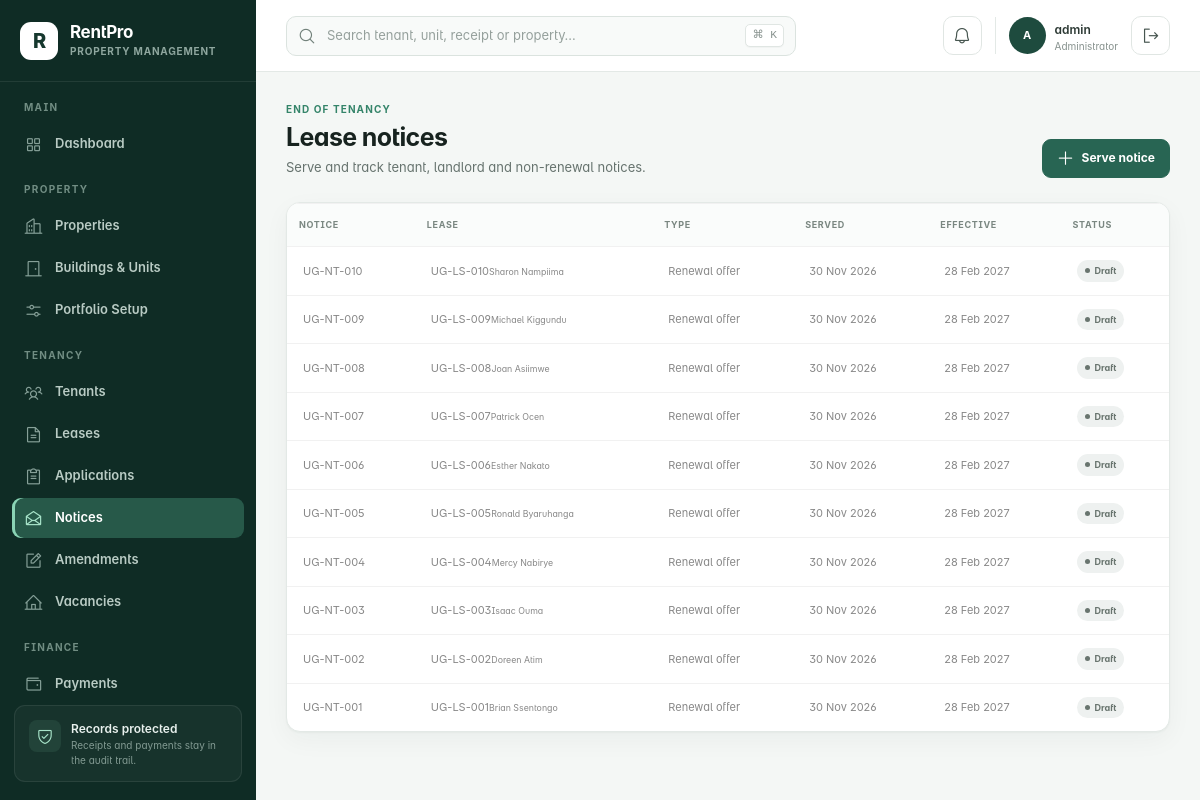
The app's page /lease-notices/ (signed in) with its own data.
### rentalapp/models.py (models this page shows, shortened)
class TimeStampedModel(models.Model):
    created_at = models.DateTimeField(default=timezone.now, editable=False)
    updated_at = models.DateTimeField(auto_now=True)
    class Meta:
        abstract = True

class LeaseNotice(TimeStampedModel):
    class NoticeType(models.TextChoices):
        TENANT_TERMINATION = "tenant_termination", "Tenant termination"
        LANDLORD_TERMINATION = "landlord_termination", "Landlord termination"
        NON_RENEWAL = "non_renewal", "Non-renewal"
        RENEWAL_OFFER = "renewal_offer", "Renewal offer"
    class Status(models.TextChoices):
        DRAFT = "draft", "Draft"
        SERVED = "served", "Served"
        ACKNOWLEDGED = "acknowledged", "Acknowledged"
        WITHDRAWN = "withdrawn", "Withdrawn"
        COMPLETED = "completed", "Completed"
    notice_number = models.CharField(max_length=30, unique=True, null=True, blank=True)
    lease = models.ForeignKey(Lease, on_delete=models.PROTECT, related_name="notices")
    notice_type = models.CharField(max_length=30, choices=NoticeType.choices)
    notice_date = models.DateField(default=timezone.localdate)
    effective_date = models.DateField()
    reason = models.TextField()
    status = models.CharField(max_length=20, choices=Status.choices, default=Status.DRAFT)
    served_by = models.ForeignKey(
        settings.AUTH_USER_MODEL,
        on_delete=models.PROTECT,
        related_name="served_lease_notices",
        null=True,
        blank=True,
    )
    acknowledged_at = models.DateTimeField(null=True, blank=True)
    class Meta:
        ordering = ("-notice_date", "-id")

class Lease(TimeStampedModel):
    class Status(models.TextChoices):
        DRAFT = "draft", "Draft"
        PENDING = "pending", "Pending approval"
        ACTIVE = "active", "Active"
        EXPIRING = "expiring", "Expiring soon"
        EXPIRED = "expired", "Expired"
        TERMINATED = "terminated", "Terminated"
        RENEWED = "renewed", "Renewed"
    FREQUENCY_CHOICES = (("monthly", "Monthly"), ("quarterly", "Quarterly"), ("annual", "Annual"))
    lease_number = models.CharField(max_length=30, unique=True)
    tenant = models.ForeignKey(Tenant, on_delete=models.PROTECT, related_name="leases")
    unit = models.ForeignKey(Unit, on_delete=models.PROTECT, related_name="leases")
    start_date = models.DateField()
    end_date = models.DateField()
    rent_amount = models.DecimalField(max_digits=14, decimal_places=2)
    billing_frequency = models.CharField(max_length=20, choices=FREQUENCY_CHOICES, default="monthly")
    due_day = models.PositiveSmallIntegerField(
        default=1, validators=[MinValueValidator(1), MaxValueValidator(28)]
    )
    security_deposit_required = models.DecimalField(max_digits=14, decimal_places=2, default=0)
    security_deposit_received = models.DecimalField(max_digits=14, decimal_places=2, default=0)
    notice_period_days = models.PositiveSmallIntegerField(default=30)
    status = models.CharField(max_length=20, choices=Status.choices, default=Status.DRAFT)
    notes = models.TextField(blank=True)
    application = models.OneToOneField(
        "RentalApplication",
        on_delete=models.PROTECT,
        related_name="lease",
        null=True,
        blank=True,
    )
    renewal_of = models.ForeignKey(
        "self",
        on_delete=models.PROTECT,
        related_name="renewals",
        null=True,
        blank=True,
    )
    signed_at = models.DateTimeField(null=True, blank=True)
    activated_at = models.DateTimeField(null=True, blank=True)
    terminated_at = models.DateTimeField(null=True, blank=True)
    termination_reason = models.TextField(blank=True)
    class Meta:
        ordering = ("-start_date", "lease_number")
        constraints = [
            models.UniqueConstraint(
                fields=("unit",),
                condition=models.Q(status__in=("active", "expiring")),
                name="one_current_lease_per_unit",
            )
        ]
    def __str__(self):
        return f"{self.lease_number} · {self.tenant}"

class Tenant(TimeStampedModel):
    class Status(models.TextChoices):
        PROSPECTIVE = "prospective", "Prospective"
        ACTIVE = "active", "Active"
        NOTICE_GIVEN = "notice_given", "Notice given"
        FORMER = "former", "Former"
        BLOCKED = "blocked", "Blocked"
    user = models.OneToOneField(
        settings.AUTH_USER_MODEL,
        on_delete=models.SET_NULL,
        null=True,
        blank=True,
        related_name="tenant_profile",
    )
    full_name = models.CharField(max_length=140, blank=True)
    phone = models.CharField(max_length=20)
    alternative_phone = models.CharField(max_length=20, blank=True)
    email = models.EmailField(blank=True)
    nationality = models.CharField(max_length=80, default="Ugandan", blank=True)
    national_id = models.CharField(max_length=30, blank=True)
    emergency_contact = models.CharField(max_length=100, blank=True)
    emergency_phone = models.CharField(max_length=20, blank=True)
    status = models.CharField(max_length=20, choices=Status.choices, default=Status.ACTIVE)
    class Meta:
        ordering = ("full_name", "id")
    def __str__(self):
        return self.full_name or (self.user.get_full_name() if self.user else self.phone)

### rentalapp/views.py (the view, shortened to what this page needs)
# urls.py: path("lease-notices/", views.notice_list, name="notice_list"),
@login_and_roles_required(*ADMIN_ROLES)
def notice_list(request):
    form = LeaseNoticeForm(request.POST or None, initial={"lease": request.GET.get("lease")})
    return render(
        request,
        "leases/notices.html",
        {"notices": LeaseNotice.objects.select_related("lease__tenant", "lease__unit", "served_by"), "form": form},
    )

### rentalapp/forms.py
class LeaseNoticeForm(StyledModelForm):
    class Meta:
        model = LeaseNotice
        fields = ("lease", "notice_type", "notice_date", "effective_date", "reason")
        widgets = {
            "notice_date": forms.DateInput(attrs={"type": "date"}),
            "effective_date": forms.DateInput(attrs={"type": "date"}),
        }
    def __init__(self, *args, **kwargs):
        super().__init__(*args, **kwargs)
        self.fields["lease"].queryset = Lease.objects.filter(
            status__in=(Lease.Status.ACTIVE, Lease.Status.EXPIRING)
        ).select_related("tenant", "unit")

### rentalapp/context_processors.py (called while the page is built)
def workspace_context(request):
    notifications = Notification.objects.filter(is_read=False)
    if request.user.is_authenticated:
        notifications = notifications.filter(Q(user=request.user) | Q(user__isnull=True))
    else:
        notifications = notifications.filter(user__isnull=True)
    role = get_user_role(request.user)
    if role == "tenant":
        home_url = reverse("tenant_portal")
    elif role == "landlord":
        home_url = reverse("landlord_portal")
    elif role in STAFF_ROLES:
        home_url = reverse("dashboard")
    else:
        home_url = reverse("home")
    return {
        "workspace_notifications": notifications[:5],
        "workspace_notification_count": notifications.count(),
        "workspace_role": role,
        "workspace_home_url": home_url,
    }

### rentalapp/permissions.py (called while the page is built)
def get_user_role(user):
    if not getattr(user, "is_authenticated", False):
        return None
    if user.is_superuser:
        return UserProfile.Role.ADMINISTRATOR
    profile = getattr(user, "rental_profile", None)
    if not profile or not profile.is_active:
        return UserProfile.Role.VIEWER
    return profile.role

def user_has_role(user, roles):
    return get_user_role(user) in roles

def login_and_roles_required(*roles, write_only=False):
    def decorator(view):
        @wraps(view)
        def wrapped(request, *args, **kwargs):
            if not request.user.is_authenticated:
                return redirect_to_login(request.get_full_path())
            should_check = not write_only or request.method not in ("GET", "HEAD", "OPTIONS")
            if roles and should_check and not user_has_role(request.user, roles):
                raise PermissionDenied("Your role does not allow this action.")
            return view(request, *args, **kwargs)
        return wrapped
    return decorator

### rentalapp/templates/leases/notices.html (shortened to what this page needs)
{% extends 'base.html' %}{% load rental_tags %}
{% block content %}<header class="page-header"><div><span class="eyebrow">End of tenancy</span><h1>Lease notices</h1><p>Serve and track tenant, landlord and non-renewal notices.</p></div><button class="btn btn-primary" data-bs-toggle="modal" data-bs-target="#newNotice"><i class="ph ph-plus"></i> Serve notice</button></header><section class="data-card"><table class="table"><thead><tr><th>Notice</th><th>Lease</th><th>Type</th><th>Served</th><th>Effective</th><th>Status</th></tr></thead><tbody>{% for item in notices %}<tr><td>{{ item.notice_number }}</td><td><a href="{% url 'lease_detail' item.lease.pk %}">{{ item.lease.lease_number }}</a><small class="d-block text-muted">{{ item.lease.tenant }}</small></td><td>{{ item.get_notice_type_display }}</td><td>{{ item.notice_date|date:'d M Y' }}</td><td>{{ item.effective_date|date:'d M Y' }}</td><td><span class="status-pill {{ item.status|status_class }}">{{ item.get_status_display }}</span></td></tr>{% empty %}<tr><td colspan="6"><div class="empty-state">No notices served.</div></td></tr>{% endfor %}</tbody></table></section>{% with modal_id='newNotice' modal_title='Serve lease notice' eyebrow='End of tenancy' submit_label='Serve notice' %}{% include 'includes/create_modal.html' %}{% endwith %}{% endblock %}

### rentalapp/templates/base.html (shortened to what this page needs)
{% load static rental_tags %}
<!doctype html>
<html lang="en">
<head>
  <link rel="stylesheet" href="{% static 'assets/css/plugins/phosphor-icons.css' %}">
  <link rel="stylesheet" href="{% static 'assets/css/style.css' %}">
  <link rel="stylesheet" href="{% static 'assets/css/rentpro.css' %}">
</head>
<body>
  <div class="app-shell">
    <aside class="app-sidebar offcanvas-lg offcanvas-start" tabindex="-1" id="mainSidebar" aria-label="Primary navigation">
      <div class="sidebar-brand">
        <a href="{{ workspace_home_url }}" class="brand-mark" aria-label="RentPro home">R</a>
        <div><a href="{{ workspace_home_url }}" class="brand-name">RentPro</a><span>Property Management</span></div>
      </div>
      <nav class="sidebar-nav">
        {% if workspace_role == 'tenant' %}
        <div class="nav-group">
          <span class="nav-caption">Tenant portal</span>
          <a href="{% url 'tenant_portal' %}" class="nav-link active"><i class="ph ph-house-user"></i><span>My tenancy</span></a>
        </div>
        {% elif workspace_role == 'landlord' %}
        <div class="nav-group">
          <span class="nav-caption">Landlord portal</span>
          <a href="{% url 'landlord_portal' %}" class="nav-link active"><i class="ph ph-buildings"></i><span>My portfolio</span></a>
        </div>
        {% else %}
        <div class="nav-group">
          <span class="nav-caption">Main</span>
          <a href="{% url 'dashboard' %}" class="nav-link {% if request.resolver_match.url_name == 'dashboard' %}active{% endif %}"><i class="ph ph-squares-four"></i><span>Dashboard</span></a>
        </div>
        <div class="nav-group">
          <span class="nav-caption">Property</span>
          <a href="{% url 'property_list' %}" class="nav-link {% if 'property' in request.resolver_match.url_name %}active{% endif %}"><i class="ph ph-buildings"></i><span>Properties</span></a>
          <a href="{% url 'unit_list' %}" class="nav-link {% if 'unit' in request.resolver_match.url_name %}active{% endif %}"><i class="ph ph-door"></i><span>Buildings &amp; Units</span></a>
          <a href="{% url 'portfolio_setup' %}" class="nav-link {% if request.resolver_match.url_name == 'portfolio_setup' %}active{% endif %}"><i class="ph ph-sliders-horizontal"></i><span>Portfolio Setup</span></a>
        </div>
        <div class="nav-group">
          <span class="nav-caption">Tenancy</span>
          <a href="{% url 'tenant_list' %}" class="nav-link {% if 'tenant' in request.resolver_match.url_name %}active{% endif %}"><i class="ph ph-users-three"></i><span>Tenants</span></a>
          <a href="{% url 'lease_list' %}" class="nav-link {% if 'lease' in request.resolver_match.url_name %}active{% endif %}"><i class="ph ph-file-text"></i><span>Leases</span></a>
          <a href="{% url 'application_list' %}" class="nav-link {% if 'application' in request.resolver_match.url_name %}active{% endif %}"><i class="ph ph-clipboard-text"></i><span>Applications</span></a>
          <a href="{% url 'notice_list' %}" class="nav-link {% if request.resolver_match.url_name == 'notice_list' %}active{% endif %}"><i class="ph ph-envelope-open"></i><span>Notices</span></a>
          <a href="{% url 'amendment_list' %}" class="nav-link {% if 'amendment' in request.resolver_match.url_name %}active{% endif %}"><i class="ph ph-note-pencil"></i><span>Amendments</span></a>
          <a href="{% url 'unit_list' %}?status=available" class="nav-link"><i class="ph ph-house-line"></i><span>Vacancies</span></a>
        </div>
        <div class="nav-group">
          <span class="nav-caption">Finance</span>
          <a href="{% url 'payment_list' %}" class="nav-link "><i class="ph ph-wallet"></i><span>Payments</span></a>
        </div>
        {% endif %}
      </nav>
      <div class="sidebar-help">
        <div class="help-icon"><i class="ph ph-shield-check"></i></div>
        <strong>Records protected</strong>
        <span>Receipts and payments stay in the audit trail.</span>
      </div>
    </aside>
    <div class="app-main">
      <header class="app-topbar">
        {% if workspace_role != 'tenant' and workspace_role != 'landlord' %}<form class="global-search" action="{% url 'global_search' %}" method="get" role="search">
          <i class="ph ph-magnifying-glass"></i>
          <input type="search" name="q" value="{{ request.GET.q|default:'' }}" placeholder="Search tenant, unit, receipt or property…" aria-label="Global search">
          <kbd>⌘ K</kbd>
        </form>{% endif %}
        <div class="topbar-actions">
          <div class="dropdown">
            <button class="icon-button notification-button" type="button" data-bs-toggle="dropdown" aria-expanded="false" aria-label="Notifications">
              <i class="ph ph-bell"></i>{% if workspace_notification_count %}<span>{{ workspace_notification_count }}</span>{% endif %}
            </button>
          </div>
          <div class="user-chip">
            <span class="avatar">{% if request.user.is_authenticated %}{{ request.user.get_full_name|default:request.user.username|initials }}{% else %}PM{% endif %}</span>
            <span class="d-none d-md-flex"><strong>{% if request.user.is_authenticated %}{{ request.user.get_full_name|default:request.user.username }}{% else %}Property Manager{% endif %}</strong><small>{{ workspace_role|default:'Operations'|title }}</small></span>
          </div>
          {% if request.user.is_authenticated %}<form method="post" action="{% url 'logout' %}">{% csrf_token %}<button class="icon-button" type="submit" title="Sign out"><i class="ph ph-sign-out"></i><span class="visually-hidden">Sign out</span></button></form>{% endif %}
        </div>
      </header>
      <main class="app-content">
        {% block content %}{% endblock %}
      </main>
    </div>
  </div>
</body>
</html>

### records on screen
LeaseNotice: notice_number "UG-NT-010", lease.lease_number "UG-LS-010", lease.tenant "Sharon Nampiima", notice_type "Renewal offer", notice_date "30 Nov 2026", effective_date "28 Feb 2027", status "Draft"
LeaseNotice: notice_number "UG-NT-009", lease.lease_number "UG-LS-009", lease.tenant "Michael Kiggundu", notice_type "Renewal offer", notice_date "30 Nov 2026", effective_date "28 Feb 2027", status "Draft"
LeaseNotice: notice_number "UG-NT-008", lease.lease_number "UG-LS-008", lease.tenant "Joan Asiimwe", notice_type "Renewal offer", notice_date "30 Nov 2026", effective_date "28 Feb 2027", status "Draft"
LeaseNotice: notice_number "UG-NT-007", lease.lease_number "UG-LS-007", lease.tenant "Patrick Ocen", notice_type "Renewal offer", notice_date "30 Nov 2026", effective_date "28 Feb 2027", status "Draft"
LeaseNotice: notice_number "UG-NT-006", lease.lease_number "UG-LS-006", lease.tenant "Esther Nakato", notice_type "Renewal offer", notice_date "30 Nov 2026", effective_date "28 Feb 2027", status "Draft"
LeaseNotice: notice_number "UG-NT-005", lease.lease_number "UG-LS-005", lease.tenant "Ronald Byaruhanga", notice_type "Renewal offer", notice_date "30 Nov 2026", effective_date "28 Feb 2027", status "Draft"
LeaseNotice: notice_number "UG-NT-004", lease.lease_number "UG-LS-004", lease.tenant "Mercy Nabirye", notice_type "Renewal offer", notice_date "30 Nov 2026", effective_date "28 Feb 2027", status "Draft"
LeaseNotice: notice_number "UG-NT-003", lease.lease_number "UG-LS-003", lease.tenant "Isaac Ouma", notice_type "Renewal offer", notice_date "30 Nov 2026", effective_date "28 Feb 2027", status "Draft"
LeaseNotice: notice_number "UG-NT-002", lease.lease_number "UG-LS-002", lease.tenant "Doreen Atim", notice_type "Renewal offer", notice_date "30 Nov 2026", effective_date "28 Feb 2027", status "Draft"
LeaseNotice: notice_number "UG-NT-001", lease.lease_number "UG-LS-001", lease.tenant "Brian Ssentongo", notice_type "Renewal offer", notice_date "30 Nov 2026", effective_date "28 Feb 2027", status "Draft"

### other values on screen
{{ request.user.get_full_name|default:request.user.username|initials }} "A"
{{ request.user.get_full_name|default:request.user.username }} "admin"
{{ workspace_role|default:'Operations'|title }} "Administrator"
